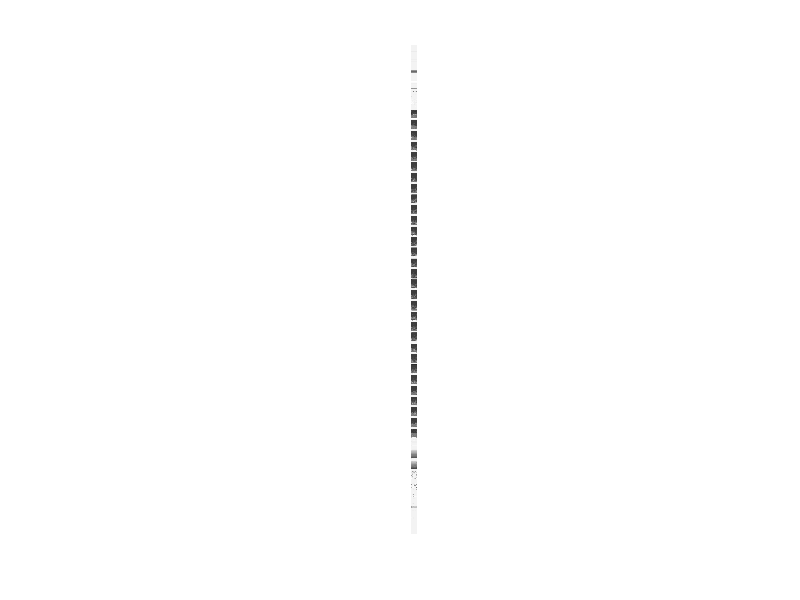

This figure's MATLAB source: (Note: this script raises an error after producing the figure.)
clear all
close all
clc
load Advanc.mat
load Advancp.mat
load Novic.mat
load Novicp.mat

Datap=[Advancp,Novicp(:,1:end-1)];
Data=[Advanc(:,1:6),Advanc(:,8:end),Novic(:,1:end-1)];

test=Novic(:,end)/norm(Novic(:,end));
testp=Novicp(:,end)/norm(Novic(:,end));
[a,b]=size(Data);
n=b;
for k=1:b
    Data(:,k) = Data(:,k)/norm(Data(:,k));
end

figure
imshow(Datap);
figure
imshow(testp);

%% L1 norm minimzation
cvx_begin;
    variable s(n);
    minimize(norm(s,1));
    subject to
        norm(Data*s-test,2)<=0.5;
cvx_end;
[i,j]=max(s);
if j>8
    class=2;
else
    class=1;
end
match_probability=max(s)/norm(s,2);
figure
plot(s);
xlabel('Image number');
ylabel('Coefficients');
legend(join(["Detected probability match:",num2str(match_probability)," with ",num2str(class),"th class"]));


    
